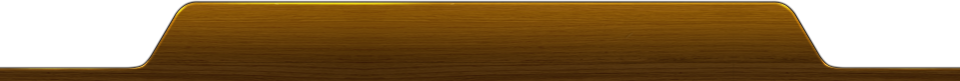
#> input picture drawable-xxhdpi/wood_chip_bar.png, 1920 x 162 px (shown at 1/2 size); its folder holds only this picture in this run
$ python ImageResizer.py   (older library calls are emulated)
#> lines starting #> are read from the running program, lines starting #| are printed output that depends on the picture
# -*- coding:utf-8 -*-
import os
from os.path import join, isfile
from PIL import Image

sourceDir = "drawable-xxhdpi"
cwd = os.getcwd()

def resizeImage(fileName, fromDir, toDir, coefficient):
#> called with fileName = 'wood_chip_bar.png', fromDir = 'drawable-xxhdpi', toDir = 'drawable-hdpi', coefficient = 0.444
	img = Image.open(fromDir+"/"+fileName)
#> img is the input picture: PIL image 1920x162 RGBA; mean R, G, B, A 138.2, 109.9, 71.8, 182.3

	if coefficient <= 1:
		sampleOpt = Image.ANTIALIAS
	else:
		sampleOpt = Image.BILINEAR
	newImg = img.resize((int(img.size[0]*coefficient), int(img.size[1]*coefficient)), sampleOpt)
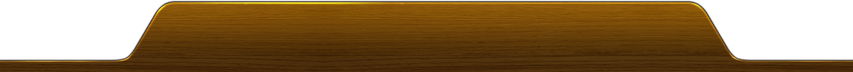
#> newImg: PIL image 853x72 RGBA; mean R, G, B, A 72.8, 45.2, 7.7, 182.3; transparent parts drawn white

	if not os.path.exists(toDir):
		os.makedirs(toDir)
	newImg.save(toDir+"/"+fileName);
	print("Done! "+fileName+" width:"+str(newImg.size[0])+" height:"+str(newImg.size[1]))
#| Done! wood_chip_bar.png width:853 height:72

def resizeImageInDir(fromDir, toDir, coefficient):
	print("Start resize from:"+fromDir+" toDir:"+toDir)
	for name in os.listdir(fromDir):
		if isfile(join(fromDir,name)):
			resizeImage(name, fromDir, toDir, coefficient)
		else:
			resizeImageInDir(join(fromDir,name), join(toDir,name), coefficient)

def resizeImageFromSource(subDir, coefficient):
	global sourceDir, cwd
	resizeImageInDir(join(cwd,sourceDir), join(cwd, subDir), coefficient)

resizeImageFromSource("drawable-hdpi", 480.0/1080)
resizeImageFromSource("drawable-xhdpi", 800.0/1080)
#> call 2 of resizeImage, with fileName = 'wood_chip_bar.png', fromDir = 'drawable-xxhdpi', toDir = 'drawable-xhdpi', coefficient = 0.741
#> in resizeImage (call 2), `newImg = img.resize((int(img.size[0]*coefficient), int(img.size[1]*coe..`:
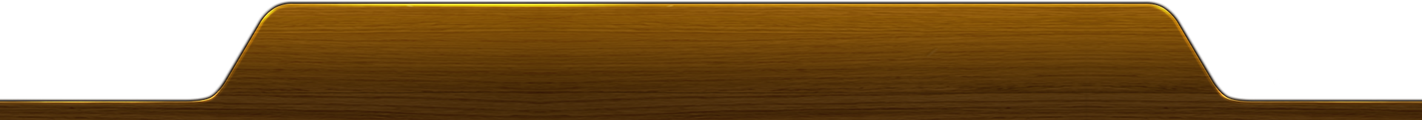
#> newImg: PIL image 1422x120 RGBA; mean R, G, B, A 72.6, 45.1, 7.7, 182.3; transparent parts drawn white
#| Done! wood_chip_bar.png width:1422 height:120
